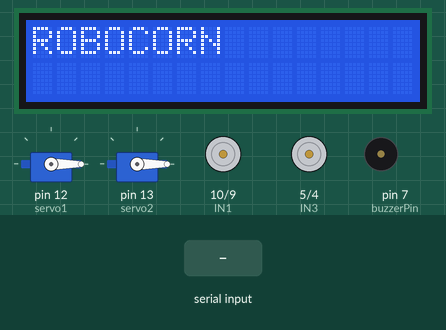
Recording of a sketch running on a simulated Arduino Uno, built with avr-gcc and run on an emulated ATmega328P. Parts: 2 × servo, 16×2 character LCD, motor-driver pin pairs drawn as motors (green arrow = first pin HIGH = forward, orange = second pin HIGH = backward, longer = more drive, scaled by the enable pin), buzzer (waves = sounding, pin HIGH). The inputs (shaded band) are chosen by the test bench. What the sketch prints to the serial monitor is not drawn.

Above: at 3.2 s.
3.3 s: "5\n" received over Serial
At 3.75 s:
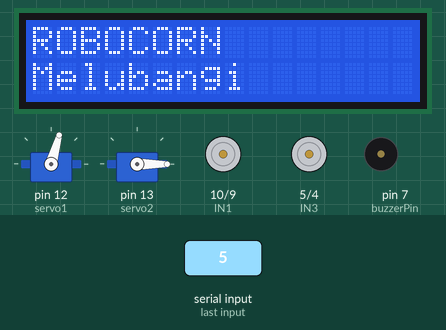
5.7 s: "1\n" received over Serial
At 6.3 s:
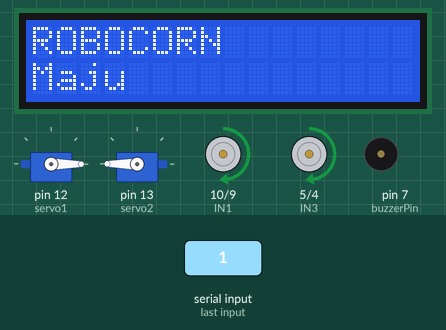
7.2 s: "90,45\n" received over Serial
At 8.4 s:
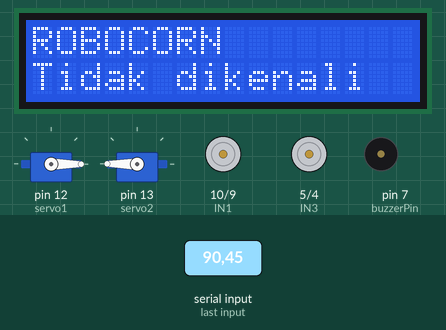
8.7 s: "2\n" received over Serial
At 9.8 s:
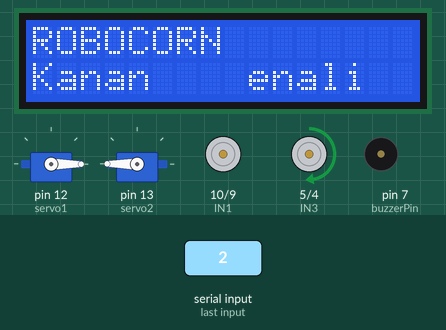
10.2 s: "3\n" received over Serial
At 11.0 s:
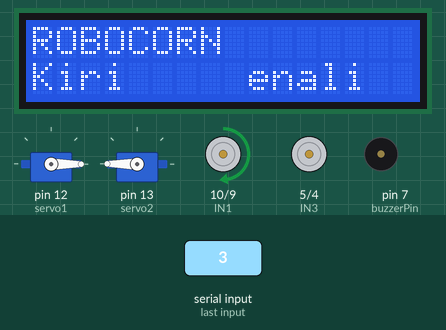
11.7 s: "4\n" received over Serial
At 12.1 s:
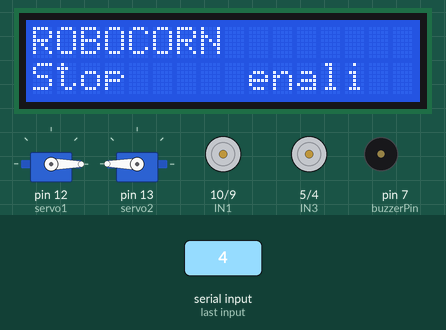
Timing chart, 0 to 14.2 s (numbered marks = the images above; inputs shaded):
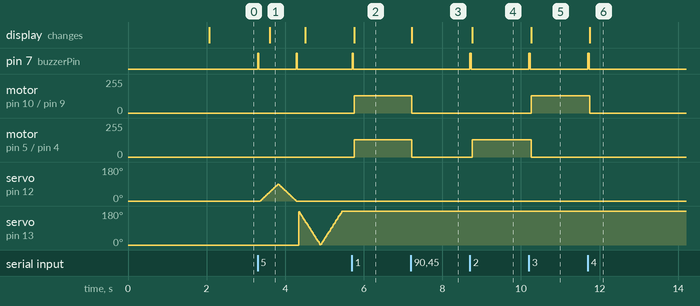

Measured:
- after the input at 3.3 s, pin 7 (buzzerPin): alternates HIGH for 0.03 s and LOW for 0.95 s, starting at once; servo on pin 12 (servo1): rises from 0° to 90° in 0.45 s, then falls to 0° in 0.47 s; the display: changes after 0.31 s (image 1)
- after the input at 5.7 s, pin 7 (buzzerPin): LOW → HIGH at once, → LOW 0.03 s later; motor on pin 10 (IN1) / pin 9 (IN2), motor on pin 5 (IN3) / pin 4 (IN4): stopped → forward 128/255 after 0.06 s; the display: changes after 0.06 s (image 2)
- after the input at 7.2 s, motor on pin 10 (IN1) / pin 9 (IN2), motor on pin 5 (IN3) / pin 4 (IN4): forward 128/255 → stopped at once; the display: changes at once (image 3)
- after the input at 8.7 s, pin 7 (buzzerPin): LOW → HIGH at once, → LOW 0.03 s later; motor on pin 5 (IN3) / pin 4 (IN4): stopped → forward 128/255 after 0.06 s; the display: changes after 0.06 s (image 4)
- after the input at 10.2 s, pin 7 (buzzerPin): LOW → HIGH at once, → LOW 0.03 s later; motor on pin 10 (IN1) / pin 9 (IN2): stopped → forward 128/255 after 0.06 s; motor on pin 5 (IN3) / pin 4 (IN4): forward 128/255 → stopped after 0.06 s; the display: changes after 0.06 s (image 5)
- after the input at 11.7 s, pin 7 (buzzerPin): LOW → HIGH at once, → LOW 0.03 s later; motor on pin 10 (IN1) / pin 9 (IN2): forward 128/255 → stopped after 0.06 s; the display: changes after 0.06 s (image 6)

The sketch:

arduino.ino
```cpp
#include <Wire.h>
#include <LiquidCrystal_I2C.h>

const int buzzerPin = 7;
LiquidCrystal_I2C lcd(0x27, 16, 2); // Alamat I2C 0x27, LCD 16x2

void setup() {
  Serial.begin(9600);
  setupMotorPins();
  setupServo();
  pinMode(buzzerPin, OUTPUT);

  lcd.init();
  lcd.backlight();
  lcd.setCursor(0, 0);
  lcd.print("ROBOCORN");
}

void loop() {
  if (Serial.available() > 0) {
    String commandStr = Serial.readStringUntil('\n');
    int command = commandStr.toInt();

    if (command > 0) {
      switch (command) {

        case 1:
          beep();
          Serial.println("Maju");
          lcd.setCursor(0, 1);
          lcd.print("Maju     ");
          Motormaju();
          break;

        case 2:
          beep();
          Serial.println("Kanan");
          lcd.setCursor(0, 1);
          lcd.print("Kanan    ");
          Motorkanan();
          break;

        case 3:
          beep();
          Serial.println("Kiri");
          lcd.setCursor(0, 1);
          lcd.print("Kiri     ");
          Motorkiri();
          break;

        case 4:
          beep();
          Serial.println("Stop");
          lcd.setCursor(0, 1);
          lcd.print("Stop     ");
          Motorstop();
          break;

        case 5:
          beep();
          Serial.println("Melubangi");
          lcd.setCursor(0, 1);
          lcd.print("Melubangi");
          Lubang();
          beep();
          Serial.println("Bercocok");
          lcd.setCursor(0, 1);
          lcd.print("Bercocok ");
          Benih();
          break;

        default:
          Serial.println("Perintah tidak dikenali");
          lcd.setCursor(0, 1);
          lcd.print("Tidak dikenali");
          Motorstop();
          break;
      }
    }

    while (Serial.available() > 0) {
      Serial.read();
    }
  }
}

void beep(){
  digitalWrite(buzzerPin, HIGH);
  delay(30);
  digitalWrite(buzzerPin, LOW);
  delay(15);
}
```

Motor.ino
```cpp
#define IN1 10
#define IN2 9
#define IN3 5
#define IN4 4
#define ENA 11
#define ENB 3

void setupMotorPins() {
  pinMode(IN1, OUTPUT);
  pinMode(IN2, OUTPUT);
  pinMode(IN3, OUTPUT);
  pinMode(IN4, OUTPUT);
  pinMode(ENA, OUTPUT);
  pinMode(ENB, OUTPUT);
}

void Motormaju() {
  digitalWrite(IN1, HIGH);
  digitalWrite(IN2, LOW);
  analogWrite(ENA, 128);
  digitalWrite(IN3, HIGH);
  digitalWrite(IN4, LOW);
  analogWrite(ENB, 128);
}

void Motorkanan() {
  digitalWrite(IN1, LOW);
  digitalWrite(IN2, LOW);
  analogWrite(ENA, 128);
  digitalWrite(IN3, HIGH);
  digitalWrite(IN4, LOW);
  analogWrite(ENB, 128);
}

void Motorkiri() {
  digitalWrite(IN1, HIGH);
  digitalWrite(IN2, LOW);
  analogWrite(ENA, 128);
  digitalWrite(IN3, LOW);
  digitalWrite(IN4, LOW);
  analogWrite(ENB, 128);
}

void Motorstop() {
  digitalWrite(IN1, LOW);
  digitalWrite(IN2, LOW);
  digitalWrite(IN3, LOW);
  digitalWrite(IN4, LOW);
}
```

servo.ino
```cpp
#include <Servo.h>

int posisi1 = 0;
int posisi2 = 180;
Servo servo1;
Servo servo2;

void setupServo()
{
  servo1.attach(12);
  servo1.write(0);
  delay(1000);

  servo2.attach(13);
  servo2.write(0);
  delay(1000);
}

void Lubang()
{
  for (posisi1 = 0; posisi1 <= 90; posisi1 += 1)
  {
    servo1.write(posisi1);
    delay(5);
  }
  for (posisi1 = 90; posisi1 >= 0; posisi1 -= 1)
  {
    servo1.write(posisi1);
    delay(5);
  }
}

void Benih()
{

  for (posisi2 = 180; posisi2 >= 0; posisi2 -= 1)
  {
    servo2.write(posisi2);
    delay(3);
  }
  for (posisi2 = 0; posisi2 <= 180; posisi2 += 1)
  {
    servo2.write(posisi2);
    delay(3);
  }
}
```
